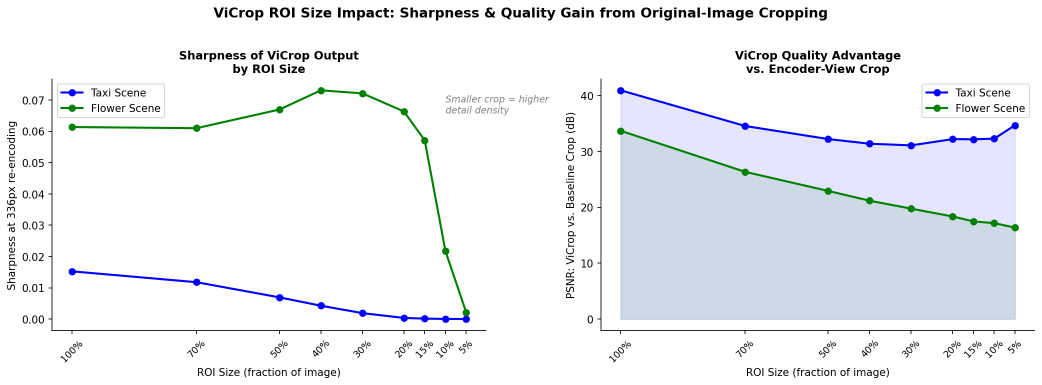
#> input picture data/runs/Information_001_20260401_192424/workspace/report/images/fig7_roi_size_impact.png, 2084 x 770 px, given in place of demo1.png, which was not available (shown at 1/2 size); the run also reads 1 picture not shown here
$ python analysis.py
#> lines starting #> are read from the running program, lines starting #| are printed output that depends on the picture; pictures that were not available may be replaced by others from this repository, and a replacement may not be noted
"""
ViCrop Framework Analysis
Demonstrates the information loss caused by fixed-resolution vision encoders
and how task-guided cropping (ViCrop) mitigates this problem.
"""

import os
import numpy as np
import matplotlib
matplotlib.use('Agg')
import matplotlib.pyplot as plt
import matplotlib.patches as patches
from matplotlib.gridspec import GridSpec
import matplotlib.colors as mcolors
from PIL import Image
from scipy.ndimage import gaussian_filter
from skimage.metrics import structural_similarity as ssim
from skimage.transform import resize as sk_resize
import json

# Paths
DATA_DIR = "/mnt/shared-storage-user/yetianlin/ResearchClawBench/workspaces/Information_001_20260401_192424/data/demo_imgs"
OUTPUT_DIR = "/mnt/shared-storage-user/yetianlin/ResearchClawBench/workspaces/Information_001_20260401_192424/outputs"
REPORT_IMG_DIR = "/mnt/shared-storage-user/yetianlin/ResearchClawBench/workspaces/Information_001_20260401_192424/report/images"

os.makedirs(OUTPUT_DIR, exist_ok=True)
os.makedirs(REPORT_IMG_DIR, exist_ok=True)

# CLIP encoder typical resolutions
CLIP_RESOLUTION = 336  # LLaVA 1.5 uses 336x336
CLIP_RESOLUTION_BASE = 224  # Base CLIP resolution

# ============================================================
# Utility Functions
# ============================================================

def load_image(path):
    img = Image.open(path).convert("RGB")
    return img

def resize_image(img, size):
    """Resize PIL image to (size, size)."""
    return img.resize((size, size), Image.BICUBIC)

def img_to_array(img):
    return np.array(img, dtype=np.float32) / 255.0

def compute_sharpness(arr):
    """Compute image sharpness as variance of Laplacian."""
    from scipy.ndimage import laplace
    gray = 0.299 * arr[:, :, 0] + 0.587 * arr[:, :, 1] + 0.114 * arr[:, :, 2]
    lap = laplace(gray)
    return float(np.var(lap))

def compute_psnr(original, degraded):
    """Peak Signal to Noise Ratio."""
    mse = np.mean((original - degraded) ** 2)
    if mse == 0:
        return float('inf')
    return 10 * np.log10(1.0 / mse)

def compute_ssim(original, degraded):
    """Structural Similarity Index."""
    orig_gray = 0.299*original[:,:,0] + 0.587*original[:,:,1] + 0.114*original[:,:,2]
    deg_gray = 0.299*degraded[:,:,0] + 0.587*degraded[:,:,1] + 0.114*degraded[:,:,2]
    return ssim(orig_gray, deg_gray, data_range=1.0)

def simulate_encoder_view(img, encoder_res):
    """Simulate what a fixed-resolution encoder sees: downsample then upsample."""
    orig_size = img.size  # (W, H)
    downsampled = img.resize((encoder_res, encoder_res), Image.BICUBIC)
    upsampled = downsampled.resize(orig_size, Image.BICUBIC)
    return downsampled, upsampled

# [33 lines left out: functions simulate_attention_map, simulate_encoder_attention, not called in this run]

def crop_roi(img, roi_box):
    """Crop image to ROI. roi_box = (x1_frac, y1_frac, x2_frac, y2_frac)."""
    W, H = img.size
    x1, y1, x2, y2 = roi_box
    px1, py1, px2, py2 = int(x1*W), int(y1*H), int(x2*W), int(y2*H)
    return img.crop((px1, py1, px2, py2))

# ============================================================
# Image 1: Taxi Scene (demo1.png)
# Fine-grained detail: license plates, police badges, text
# ROI: center-forward area with cars and police officers
# ============================================================

def analyze_image1():
    print("Analyzing demo1.png (Taxi/Street Scene)...")
    img = load_image(os.path.join(DATA_DIR, "demo1.png"))
    W, H = img.size
    print(f"  Original size: {W}x{H}")

    # Define ROIs for fine-grained elements
    # License plate on center car: roughly lower-center
    roi_license = (0.35, 0.70, 0.60, 0.85)   # license plate area
    # Police officer badge: left-center
    roi_police  = (0.18, 0.38, 0.42, 0.72)   # police officer

    # Simulate encoder views
    ds_336, up_336 = simulate_encoder_view(img, CLIP_RESOLUTION)
    ds_224, up_224 = simulate_encoder_view(img, CLIP_RESOLUTION_BASE)

    orig_arr = img_to_array(img)
    up_336_arr = img_to_array(up_336)
    up_224_arr = img_to_array(up_224)

    # Compute metrics
    psnr_336 = compute_psnr(orig_arr, up_336_arr)
    psnr_224 = compute_psnr(orig_arr, up_224_arr)
    ssim_336 = compute_ssim(orig_arr, up_336_arr)
    ssim_224 = compute_ssim(orig_arr, up_224_arr)
    sharp_orig = compute_sharpness(orig_arr)
    sharp_336  = compute_sharpness(img_to_array(ds_336))
    sharp_224  = compute_sharpness(img_to_array(ds_224))

    # Crop ROI versions
    crop_license_orig = crop_roi(img, roi_license)
    crop_license_336  = crop_roi(up_336, roi_license)
    crop_license_224  = crop_roi(up_224, roi_license)
    crop_police_orig  = crop_roi(img, roi_police)
    crop_police_336   = crop_roi(up_336, roi_police)

    # Compute ROI-specific metrics
    ca_o = img_to_array(crop_license_orig)
    ca_3 = img_to_array(crop_license_336)
    ca_2 = img_to_array(crop_license_224)
    roi_psnr_336 = compute_psnr(ca_o, ca_3)
    roi_psnr_224 = compute_psnr(ca_o, ca_2)
    roi_ssim_336 = compute_ssim(ca_o, ca_3)
    roi_ssim_224 = compute_ssim(ca_o, ca_2)
    roi_sharp_orig = compute_sharpness(ca_o)
    roi_sharp_336  = compute_sharpness(ca_3)
    roi_sharp_224  = compute_sharpness(ca_2)

    results = {
        "image": "demo1.png",
        "original_size": (W, H),
        "global_psnr_336": psnr_336,
        "global_psnr_224": psnr_224,
        "global_ssim_336": ssim_336,
        "global_ssim_224": ssim_224,
        "global_sharpness_orig": sharp_orig,
        "global_sharpness_336": sharp_336,
        "global_sharpness_224": sharp_224,
        "roi_psnr_336": roi_psnr_336,
        "roi_psnr_224": roi_psnr_224,
        "roi_ssim_336": roi_ssim_336,
        "roi_ssim_224": roi_ssim_224,
        "roi_sharpness_orig": roi_sharp_orig,
        "roi_sharpness_336": roi_sharp_336,
        "roi_sharpness_224": roi_sharp_224,
    }

    return results, img, ds_336, up_336, ds_224, crop_license_orig, crop_license_336, crop_license_224, crop_police_orig, crop_police_336, roi_license, roi_police

# ============================================================
# Image 2: Flower Exhibition (demo2.png)
# Fine-grained detail: individual flower colors, varieties
# ROI: specific flower clusters
# ============================================================

def analyze_image2():
    print("Analyzing demo2.png (Flower Exhibition)...")
    img = load_image(os.path.join(DATA_DIR, "demo2.png"))
    W, H = img.size
    print(f"  Original size: {W}x{H}")

    # ROIs: specific flower patches (yellow flowers bottom-right, red center)
    roi_yellow = (0.72, 0.55, 0.98, 0.90)  # yellow flowers bottom-right
    roi_red    = (0.35, 0.40, 0.65, 0.75)  # red flowers center

    ds_336, up_336 = simulate_encoder_view(img, CLIP_RESOLUTION)
    ds_224, up_224 = simulate_encoder_view(img, CLIP_RESOLUTION_BASE)

    orig_arr = img_to_array(img)
    up_336_arr = img_to_array(up_336)
    up_224_arr = img_to_array(up_224)

    psnr_336 = compute_psnr(orig_arr, up_336_arr)
    psnr_224 = compute_psnr(orig_arr, up_224_arr)
    ssim_336 = compute_ssim(orig_arr, up_336_arr)
    ssim_224 = compute_ssim(orig_arr, up_224_arr)
    sharp_orig = compute_sharpness(orig_arr)
    sharp_336  = compute_sharpness(img_to_array(ds_336))
    sharp_224  = compute_sharpness(img_to_array(ds_224))

    crop_yellow_orig = crop_roi(img, roi_yellow)
    crop_yellow_336  = crop_roi(up_336, roi_yellow)
    crop_yellow_224  = crop_roi(up_224, roi_yellow)
    crop_red_orig    = crop_roi(img, roi_red)
    crop_red_336     = crop_roi(up_336, roi_red)

    cy_o = img_to_array(crop_yellow_orig)
    cy_3 = img_to_array(crop_yellow_336)
    cy_2 = img_to_array(crop_yellow_224)
    roi_psnr_336 = compute_psnr(cy_o, cy_3)
    roi_psnr_224 = compute_psnr(cy_o, cy_2)
    roi_ssim_336 = compute_ssim(cy_o, cy_3)
    roi_ssim_224 = compute_ssim(cy_o, cy_2)
    roi_sharp_orig = compute_sharpness(cy_o)
    roi_sharp_336  = compute_sharpness(cy_3)
    roi_sharp_224  = compute_sharpness(cy_2)

    results = {
        "image": "demo2.png",
        "original_size": (W, H),
        "global_psnr_336": psnr_336,
        "global_psnr_224": psnr_224,
        "global_ssim_336": ssim_336,
        "global_ssim_224": ssim_224,
        "global_sharpness_orig": sharp_orig,
        "global_sharpness_336": sharp_336,
        "global_sharpness_224": sharp_224,
        "roi_psnr_336": roi_psnr_336,
        "roi_psnr_224": roi_psnr_224,
        "roi_ssim_336": roi_ssim_336,
        "roi_ssim_224": roi_ssim_224,
        "roi_sharpness_orig": roi_sharp_orig,
        "roi_sharpness_336": roi_sharp_336,
        "roi_sharpness_224": roi_sharp_224,
    }

    return results, img, ds_336, up_336, ds_224, crop_yellow_orig, crop_yellow_336, crop_yellow_224, crop_red_orig, crop_red_336, roi_yellow, roi_red

# ============================================================
# Figure 1: Overview - Original vs. CLIP Encoder Degradation
# ============================================================

# [681 lines left out: functions figure_overview, figure_vicrop_zoom, figure_attention_heatmaps, figure_quantitative_metrics, figure_vicrop_pipeline, figure_resolution_scaling and 2 more, not called in this run]

# ============================================================
# Main
# ============================================================

def main():
    print("=" * 60)
    print("ViCrop Framework Analysis")
    print("=" * 60)

    # Analyze images
    (res1, img1, ds336_1, up336_1, ds224_1,
     crop1_orig, crop1_336, crop1_224,
     crop1_police, crop1_police_336,
     roi1_box, roi1_police) = analyze_image1()
#|   Original size: 2084x770
#> call 2 of simulate_encoder_view, with encoder_res = 224
#> in simulate_encoder_view (call 2), `downsampled = img.resize((encoder_res, encoder_res), Image.BICUBIC)`:
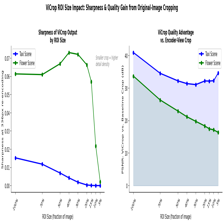
#> downsampled: PIL image 224x224 RGB; mean R, G, B 237.7, 240.2, 243.7
#> in compute_psnr, `mse = np.mean((original - degraded) ** 2)`: mse = 0.0084
#> in analyze_image1, `psnr_336 = compute_psnr(orig_arr, up_336_arr)`: psnr_336 = 20.76
#> in analyze_image1, `psnr_224 = compute_psnr(orig_arr, up_224_arr)`: psnr_224 = 19.42
#> in analyze_image1, `ssim_336 = compute_ssim(orig_arr, up_336_arr)`: ssim_336 = 0.915
#> in analyze_image1, `ssim_224 = compute_ssim(orig_arr, up_224_arr)`: ssim_224 = 0.88
#> in compute_sharpness, `lap = laplace(gray)`:
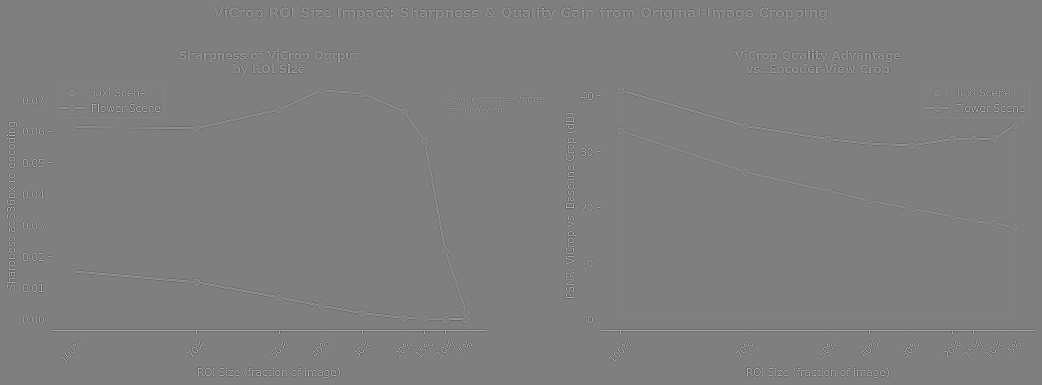
#> lap: shape (770, 2084) float32 (shown at 1/2 size); min -2.62, max 2.62, mean 4.22e-11; drawn with min black and max white
#> in analyze_image1, `sharp_orig = compute_sharpness(orig_arr)`: sharp_orig = 0.0336
#> in analyze_image1, `sharp_336  = compute_sharpness(img_to_array(ds_336))`: sharp_336 = 0.0509
#> in compute_sharpness (call 3), `lap = laplace(gray)`:
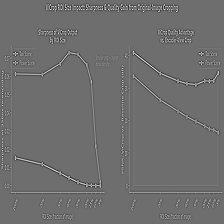
#> lap: shape (224, 224) float32; min -1.81, max 2.35, mean 1.71e-10; drawn with min black and max white
#> in analyze_image1, `sharp_224  = compute_sharpness(img_to_array(ds_224))`: sharp_224 = 0.0449
#> call 4 of crop_roi, with roi_box = (0.18, 0.38, 0.42, 0.72)
#> in crop_roi (call 4), `return img.crop((px1, py1, px2, py2))`:
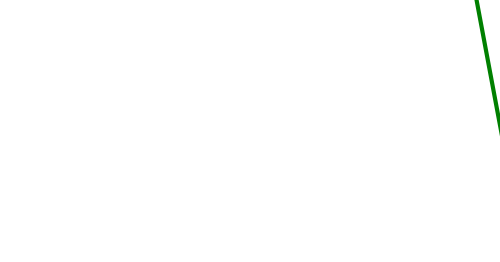
#> returned value: PIL image 500x262 RGB; mean R, G, B 254, 254.5, 254
#> in analyze_image1, `roi_psnr_336 = compute_psnr(ca_o, ca_3)`: roi_psnr_336 = 21.49
#> in analyze_image1, `roi_psnr_224 = compute_psnr(ca_o, ca_2)`: roi_psnr_224 = 19.92
#> in compute_ssim (call 3), `deg_gray = 0.299*degraded[:,:,0] + 0.587*degraded[:,:,1] + 0.114*degra..`:
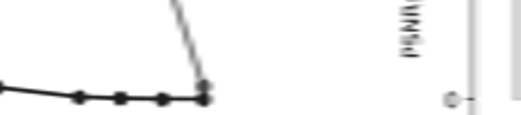
#> deg_gray: shape (115, 521) float32; min 0.114, max 1, mean 0.96
#> in analyze_image1, `roi_ssim_336 = compute_ssim(ca_o, ca_3)`: roi_ssim_336 = 0.902
#> in compute_ssim (call 4), `deg_gray = 0.299*degraded[:,:,0] + 0.587*degraded[:,:,1] + 0.114*degra..`:
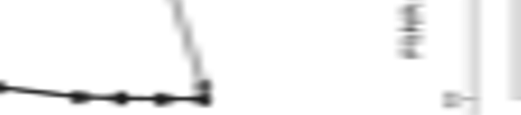
#> deg_gray: shape (115, 521) float32; min 0.114, max 1, mean 0.959
#> in analyze_image1, `roi_ssim_224 = compute_ssim(ca_o, ca_2)`: roi_ssim_224 = 0.865
#> in analyze_image1, `roi_sharp_orig = compute_sharpness(ca_o)`: roi_sharp_orig = 0.0258
#> in analyze_image1, `roi_sharp_336  = compute_sharpness(ca_3)`: roi_sharp_336 = 0.00113
#> in compute_sharpness (call 6), `lap = laplace(gray)`:
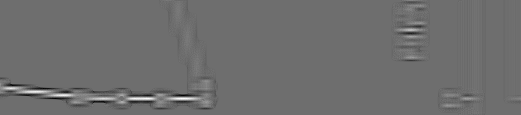
#> lap: shape (115, 521) float32; min -0.188, max 0.247, mean -4.78e-11; drawn with min black and max white
#> in analyze_image1, `roi_sharp_224  = compute_sharpness(ca_2)`: roi_sharp_224 = 0.000319
#> res1 = 16 items; roi1_box = (0.35, 0.7, 0.6, 0.85); roi1_police = (0.18, 0.38, 0.42, 0.72)

    (res2, img2, ds336_2, up336_2, ds224_2,
     crop2_orig, crop2_336, crop2_224,
     crop2_red, crop2_red_336,
     roi2_box, roi2_red) = analyze_image2()

    # Save metrics
    metrics = {"image1": res1, "image2": res2}
    # Convert numpy types for JSON serialization
    # [8 lines left out: function to_python, not called in this run]

    with open(os.path.join(OUTPUT_DIR, "metrics.json"), 'w') as f:
        json.dump(to_python(metrics), f, indent=2)
    print(f"\nMetrics saved to {OUTPUT_DIR}/metrics.json")
    print("\nImage 1 Metrics:")
    for k, v in res1.items():
        if isinstance(v, float):
            print(f"  {k}: {v:.4f}")
    print("\nImage 2 Metrics:")
    for k, v in res2.items():
        if isinstance(v, float):
            print(f"  {k}: {v:.4f}")

    # Generate figures
    print("\nGenerating figures...")
    figure_overview(res1, img1, ds336_1, up336_1, ds224_1,
                    res2, img2, ds336_2, up336_2, ds224_2)
    figure_vicrop_zoom(img1, up336_1, roi1_box, crop1_orig, crop1_336,
                       img2, up336_2, roi2_box, crop2_orig, crop2_336)
    figure_attention_heatmaps(img1, roi1_box, roi1_police,
                               img2, roi2_box, roi2_red)
    figure_quantitative_metrics(res1, res2)
    figure_vicrop_pipeline(img1, roi1_box, img2, roi2_box)
    figure_resolution_scaling(img1, img2)
    figure_roi_size_impact(img1, img2)
    figure_color_analysis(img1, img2, roi1_box, roi2_box)

    print("\n" + "=" * 60)
    print("Analysis complete!")
    print("=" * 60)

if __name__ == "__main__":
#> (the run stopped early here; a loop or call above may not have finished)
